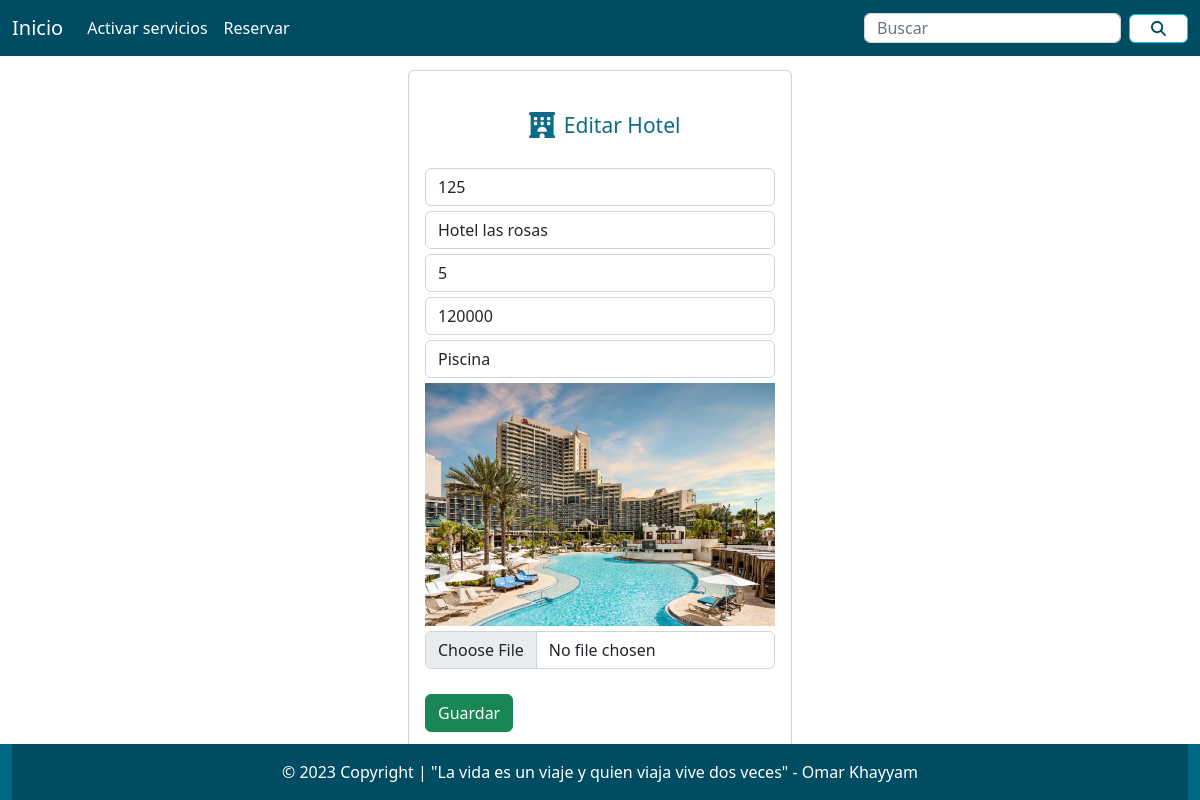
Page /orders/activarServicios/edicionHotel/125 on the committed database.
### orders/models.py (models this page shows, shortened)
class Hotel(models.Model):
    IDHotel = models.BigAutoField(primary_key=True)
    nombreHotel = models.CharField(max_length=100)
    estrellasHotel = models.IntegerField()
    costoHotel = models.IntegerField()
    serviciosHotel = models.CharField(max_length=500)
    imagenHotel = models.ImageField(upload_to='images/', blank=True, null=True)

### orders/views.py (the view)
# urls.py: path('activarServicios/edicionHotel/<IDHotel>', views.edicionHotel),
def edicionHotel(request, IDHotel):
    hotel = Hotel.objects.get(IDHotel=IDHotel)
    return render(request, "edicionHotel.html", {"hotel": hotel})

### orders/templates/edicionHotel.html (shortened to what this page needs)
<!doctype html>
<html lang="es">
<head>
    {% load static %}
    <link href="https://cdn.jsdelivr.net/npm/bootstrap@5.2.3/dist/css/bootstrap.min.css" rel="stylesheet">
    <link href="https://getbootstrap.com/docs/5.2/assets/css/docs.css" rel="stylesheet">
    <link href="{% static 'css/style.css' %}" rel="stylesheet">
</head>
<nav class="navbar navbar-expand-lg"
style="background-color: #004c63; position: fixed; width: 100%; z-index: 100; ">
<div class="container-fluid">
    <a class="navbar-brand text-white" href="/">Inicio</a>
    <div class="collapse navbar-collapse " id="navbarSupportedContent">
        <ul class="navbar-nav me-auto mb-2 mb-lg-0 ">
            <li class="nav-item">
                <a class="nav-link active text-white" aria-current="page" href="/activarServicios/">Activar servicios</a>
            </li>
            <li class="nav-item">
                <a class="nav-link text-white" href="/reservas/">Reservar</a>
            </li>
        </ul>
        <form class="d-flex" role="search" style="align-items: center;">
            <input class="form-control me-2" style="height: 30px;" type="search" placeholder="Buscar"
                aria-label="Search">
            <button class="btn btn-outline-info d-flex" type="submit"
                style="align-items: center; background: white; fill: #004c63;"></button>
        </form>
    </div>
</div>
</nav>
<div class="row form-edit">
    <div class="col-md-4 offset-md-4">
        <div class="card">
            <div class="card-body">
                <form action="/editarHotel/" method="POST" enctype="multipart/form-data">{% csrf_token %}
                    <div class="inicio-form">
                        <h2>Editar Hotel</h2>
                    </div>
                    <div class="form-group">
                        <input type="text" id="txtIDHotel" name="txtIDHotel" value="{{hotel.IDHotel}}" class="form-control" placeholder="Código"
                            minlength="1" maxlength="6" readonly required>
                    </div>
                    <div class="form-group">
                        <input type="text" id="txtnombreHotel" name="txtnombreHotel" value="{{hotel.nombreHotel}}" class="form-control" placeholder="Nombre"
                            maxlength="50" required>
                    </div>
                    <div class="form-group">
                        <input type="text" id="estrellasHotel" name="estrellasHotel" value="{{hotel.estrellasHotel}}" class="form-control" min="1" max="9"
                            value="" required>
                    <div class="form-group">
                        <input type="text" id="costoHotel" name="costoHotel" value="{{hotel.costoHotel}}" class="form-control" placeholder="Código"
                             required>
                    </div>
                    <div class="form-group">
                        <input type="text" id="serviciosHotel" name="serviciosHotel" value="{{hotel.serviciosHotel}}" class="form-control" placeholder="Nombre"
                            maxlength="50" required>
                    </div>
                    <div class="form-group">
                        <img class="img-hotel" src="http://127.0.0.1:3000/media/{{hotel.imagenHotel}}" alt="">
                        <input type="file" id="imagenHotel" name="imagenHotel" value="{{hotel.imagenHotel}}" class="form-control" placeholder="Nombre"
                            maxlength="50">
                    </div>
                    <div class="form-group">
                        <button type="submit" class="btn btn-success btn-block text-white">Guardar</button>
                    </div>
                </form>
            </div>
        </div>
    </div>
</div>
 <footer class=" text-center text-white" style="background-color: #006787;">
    <div class="text-center p-3" style="background-color: #004c63;">© 2023 Copyright | "La vida es un viaje y quien viaja vive dos veces" - Omar Khayyam</div>
</footer>

### orders/static/css/style.css (style rules this page uses)
html { overflow-x: hidden; }
form input { height: 38px; }
.card { margin: 20px 0; }
.inicio-form { text-align: center; align-items: center; justify-content: center; color: #0c6b88; fill: #0c6b88; padding: 25px; display: flex; flex-direction: row; }
svg { font-size: 21px; margin: 0 9px; }
.inicio-form h2 { font-size: 21px; margin-bottom: 0; }
.btn-success { margin-top: 20px; }
input { margin: 5px 0; }
.form-edit { padding-top: 50px; }
.img-hotel { width: 100%; }
footer { position: relative; position: fixed; bottom: 0px; width: 100vw; margin-top: 30px; left: 0px; right: 0px; }

### rows in the picture
Hotel: txtIDHotel "125", txtnombreHotel "Hotel las rosas", estrellasHotel "5", costoHotel "120000", serviciosHotel "Piscina", imagenHotel (picture)
